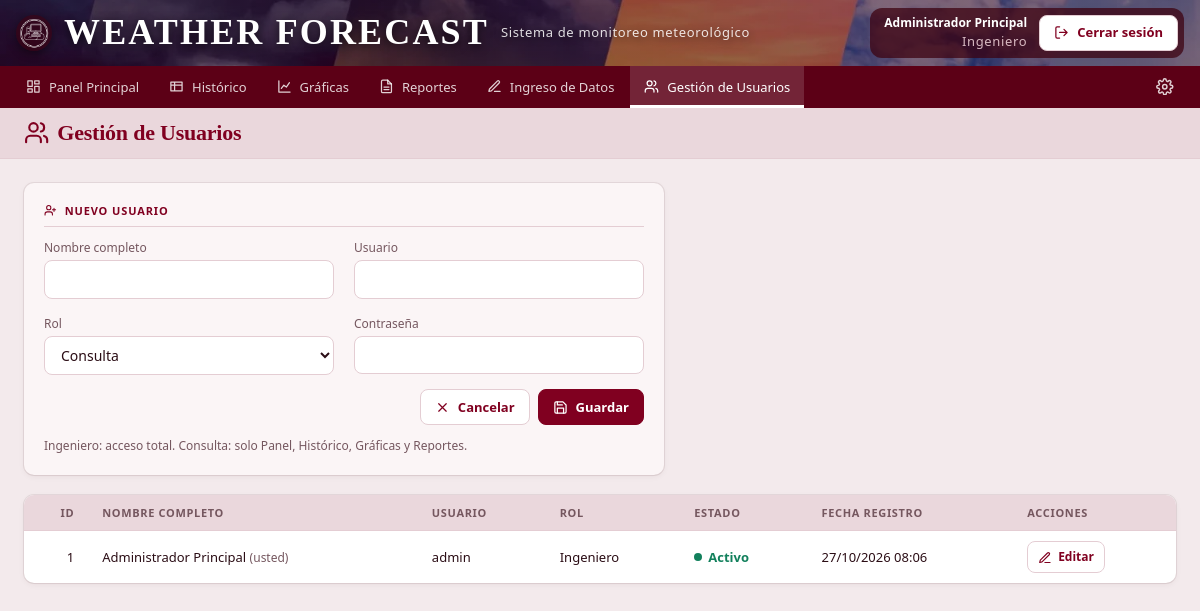
Page /usuarios.php?nuevo=1 (signed in) on the committed database.
### tables this page shows
CREATE TABLE IF NOT EXISTS usuarios (
    id                   INT AUTO_INCREMENT PRIMARY KEY,
    nombre_completo      VARCHAR(100)  NOT NULL,
    usuario              VARCHAR(50)   NOT NULL UNIQUE,
    contrasena_hash      VARCHAR(255)  NOT NULL,
    rol                  VARCHAR(20)   NOT NULL DEFAULT 'Consulta',
    codigo_recuperacion  CHAR(64)      NULL,
    codigo_expiracion    DATETIME      NULL,
    fecha_registro       DATETIME      NOT NULL DEFAULT CURRENT_TIMESTAMP,
    activo               TINYINT(1)    NOT NULL DEFAULT 1
);

### web/includes/auth.php (called while the page is built, shortened)
<?php
require_once __DIR__ . '/db.php';
function e($s): string
{
    return htmlspecialchars((string)$s, ENT_QUOTES, 'UTF-8');
}
function recurso(string $ruta): string
{
    return $ruta . '?v=' . @filemtime(__DIR__ . '/../' . $ruta);
}
function usuario_actual(): ?array
{
    return $_SESSION['usuario'] ?? null;
}
function es_ingeniero(): bool
{
    return (usuario_actual()['rol'] ?? '') === 'Ingeniero';
}
function puede_ver(string $pagina): bool
{
    return es_ingeniero() || in_array($pagina, PAGINAS_CONSULTA, true);
}
function requerir_pagina(string $pagina): array
{
    $u = usuario_actual();
    if ($u !== null) {
        $st = db()->prepare('SELECT id, nombre_completo, usuario, rol FROM usuarios WHERE id = ? AND activo = 1');
        $st->execute([$u['id']]);
        $u = $st->fetch() ?: null;
    }
    return $u;
}

### web/includes/db.php (called while the page is built, shortened)
<?php
function db(): PDO
{
    static $pdo = null;
    if ($pdo === null) {
        $c = require __DIR__ . '/../config.php';
        $dsn = "mysql:host={$c['db_host']};port={$c['db_port']};dbname={$c['db_name']};charset=utf8mb4";
        $pdo = new PDO($dsn, $c['db_user'], $c['db_pass'], [
            PDO::ATTR_ERRMODE => PDO::ERRMODE_EXCEPTION,
            PDO::ATTR_DEFAULT_FETCH_MODE => PDO::FETCH_ASSOC,
            PDO::ATTR_EMULATE_PREPARES => false,
            PDO::ATTR_CASE => PDO::CASE_LOWER,
        ]);
    }
    return $pdo;
}

### web/usuarios.php (the view, shortened to what this page needs)
<?php
require_once __DIR__ . '/includes/auth.php';
require_once __DIR__ . '/includes/registros.php';
$pagina = 'usuarios';
$titulo = 'Gestión de Usuarios';
$usuario = requerir_pagina($pagina);
$yo = (int)$usuario['id'];
$form = null;
if ($_SERVER['REQUEST_METHOD'] === 'POST') {
    exigir_csrf('usuarios.php');
    $accion = $_POST['accion'] ?? '';
    $id = (int)($_POST['id'] ?? 0);
    try {
        if ($accion === 'estado' && ($u = buscar_usuario($id))) {
            if ($id === $yo) {
                avisar('r', 'No puede desactivar su propia cuenta.');
            } else {
                db()->prepare('UPDATE usuarios SET activo = CAST(? AS UNSIGNED) WHERE id = ?')->execute([$u['activo'] ? 0 : 1, $id]);
                avisar('g', 'Usuario ' . $u['usuario'] . ($u['activo'] ? ' desactivado.' : ' activado.'));
            }
            redirigir('usuarios.php');
        }
        if ($accion === 'eliminar' && ($u = buscar_usuario($id))) {
            if ($id === $yo) {
                avisar('r', 'No puede eliminar su propia cuenta.');
            } else {
                db()->prepare('DELETE FROM usuarios WHERE id = ?')->execute([$id]);
                avisar('g', 'Usuario ' . $u['usuario'] . ' eliminado.');
            }
            redirigir('usuarios.php');
        }
        if ($accion === 'guardar') {
            $form = ['id' => $id, 'nombre_completo' => trim($_POST['nombre_completo'] ?? ''),
                'usuario' => trim($_POST['usuario'] ?? ''), 'rol' => in_array($_POST['rol'] ?? '', ROLES, true) ? $_POST['rol'] : 'Consulta'];
            $clave = $_POST['contrasena'] ?? '';
            $st = db()->prepare('SELECT COUNT(*) FROM usuarios WHERE usuario = ? AND id <> ?');
            $st->execute([$form['usuario'], $id]);
            if ($form['nombre_completo'] === '') {
                $error = 'El nombre completo es obligatorio.';
            } elseif ($form['usuario'] === '') {
                $error = 'El nombre de usuario es obligatorio.';
            } elseif ($st->fetchColumn() > 0) {
                $error = 'El nombre de usuario ya está registrado.';
            } elseif ((!$id || $clave !== '') && mb_strlen($clave) < 6) {
                $error = 'La contraseña debe tener al menos 6 caracteres.';
            } elseif ($id === $yo && $form['rol'] !== 'Ingeniero') {
                $error = 'No puede quitarse a sí mismo el rol de Ingeniero.';
            } elseif ($id) {
                $sql = 'UPDATE usuarios SET nombre_completo = ?, usuario = ?, rol = ?' . ($clave !== '' ? ', contrasena_hash = ?' : '') . ' WHERE id = ?';
                $p = [$form['nombre_completo'], $form['usuario'], $form['rol']];
                if ($clave !== '') {
                    $p[] = hash_contrasena($clave);
                }
                $p[] = $id;
                db()->prepare($sql)->execute($p);
                if ($id === $yo) {
                    $_SESSION['usuario'] = array_merge($_SESSION['usuario'], array_intersect_key($form, array_flip(['nombre_completo', 'usuario', 'rol'])));
                }
                avisar('g', 'Usuario ' . $form['usuario'] . ' actualizado.');
                redirigir('usuarios.php');
            } else {
                db()->prepare('INSERT INTO usuarios (nombre_completo, usuario, contrasena_hash, rol, activo) VALUES (?, ?, ?, ?, 1)')
                    ->execute([$form['nombre_completo'], $form['usuario'], hash_contrasena($clave), $form['rol']]);
                avisar('g', 'Usuario ' . $form['usuario'] . ' creado.');
                redirigir('usuarios.php');
            }
        }
    } catch (PDOException $ex) {
        $error = 'Error de base de datos: ' . $ex->getMessage();
    }
} elseif (isset($_GET['nuevo'])) {
    $form = ['id' => 0, 'nombre_completo' => '', 'usuario' => '', 'rol' => 'Consulta'];
} elseif (isset($_GET['editar'])) {
    $form = buscar_usuario((int)$_GET['editar']);
}
$lista = db()->query('SELECT id, nombre_completo, usuario, rol, activo + 0 AS activo, fecha_registro FROM usuarios ORDER BY id')->fetchAll();
require __DIR__ . '/includes/header.php';
?>
    <main class="sec">
<?php if ($form): ?>
        <form class="card" method="post" action="usuarios.php" style="max-width:640px">
            <h4><i data-i="<?= $form['id'] ? 'edit' : 'userplus' ?>"></i><?= $form['id'] ? 'Editar usuario' : 'Nuevo usuario' ?></h4>
            <div class="fg" style="grid-template-columns:1fr 1fr">
                <div><label for="nombre_completo">Nombre completo</label><input id="nombre_completo" name="nombre_completo" value="<?= e($form['nombre_completo']) ?>" maxlength="100" required></div>
                <div><label for="u">Usuario</label><input id="u" name="usuario" value="<?= e($form['usuario']) ?>" maxlength="50" autocomplete="off" required></div>
                <div><label for="rol">Rol</label><select id="rol" name="rol"><?php foreach (ROLES as $r): ?><option<?= $r === $form['rol'] ? ' selected' : '' ?>><?= $r ?></option><?php endforeach; ?></select></div>
                <div><label for="contrasena">Contraseña<?= $form['id'] ? ' (vacía = no cambiar)' : '' ?></label><input type="password" id="contrasena" name="contrasena" minlength="6" autocomplete="new-password"<?= $form['id'] ? '' : ' required' ?>></div>
            </div>
            <div class="ac" style="margin-top:14px"><a class="btn" href="usuarios.php"><i data-i="x"></i>Cancelar</a><button class="btn p"><i data-i="disk"></i>Guardar</button></div>
            <p class="note">Ingeniero: acceso total. Consulta: solo Panel, Histórico, Gráficas y Reportes.</p>
        </form>
<?php else: ?>
        <div class="bar"><a class="btn p" href="usuarios.php?nuevo=1"><i data-i="userplus"></i>Nuevo usuario</a></div>
<?php endif; ?>
        <div class="tw"><table><thead><tr><th class="n">ID</th><th>Nombre completo</th><th>Usuario</th><th>Rol</th><th>Estado</th><th>Fecha registro</th><th>Acciones</th></tr></thead><tbody>
<?php foreach ($lista as $u): ?>
            <tr><td class="n"><?= $u['id'] ?></td><td><?= e($u['nombre_completo']) ?><?= (int)$u['id'] === $yo ? ' <span class="sub">(usted)</span>' : '' ?></td><td><?= e($u['usuario']) ?></td><td><?= e($u['rol']) ?></td>
                <td class="<?= $u['activo'] ? 'ok' : 'off' ?>"><?= $u['activo'] ? 'Activo' : 'Inactivo' ?></td><td><?= date('d/m/Y H:i', strtotime($u['fecha_registro'])) ?></td>
                <td><form method="post" action="usuarios.php" class="acciones"><?= campo_csrf() ?><input type="hidden" name="id" value="<?= $u['id'] ?>">
                    <a class="btn s" href="usuarios.php?editar=<?= $u['id'] ?>"><i data-i="edit"></i>Editar</a>
                </form></td></tr>
<?php endforeach; ?>
        </tbody></table></div>
    </main>
<?php require __DIR__ . '/includes/footer.php'; ?>

### web/includes/header.php (shortened to what this page needs)
<?php
$menu = [
    'index'       => ['dash',  'Panel Principal'],
    'historico'   => ['table', 'Histórico'],
    'graficas'    => ['chart', 'Gráficas'],
    'reportes'    => ['file',  'Reportes'],
    'ingreso'     => ['edit',  'Ingreso de Datos'],
    'usuarios'    => ['users', 'Gestión de Usuarios'],
];
?>
<!DOCTYPE html>
<html lang="es">
<head>
    <link rel="stylesheet" href="<?= recurso('css/style.css') ?>">
</head>
<body>
    <header class="banner<?= $pagina === 'index' ? '' : ' compacto' ?>">
        <div class="me">
<?php if (usuario_actual()): ?>
            <div><b><?= e($usuario['nombre_completo']) ?></b><small><?= e($usuario['rol']) ?></small></div>
            <form method="post" action="logout.php"><input type="hidden" name="csrf" value="<?= e(token_csrf()) ?>"><button class="btn"><i data-i="logout"></i>Cerrar sesión</button></form>
<?php else: ?>
            <div><b>Invitado</b><small>Sin sesión</small></div>
            <a class="btn" href="login.php"><i data-i="login"></i>Iniciar sesión</a>
<?php endif; ?>
        </div>
        <h2><img class="logo-wr" src="img/logo_weather_report.png" alt="Weather Report">WEATHER FORECAST</h2>
        <small>Sistema de monitoreo meteorológico</small>
    </header>
    <nav>
        <ul><?php foreach ($menu as $clave => [$ic, $texto]): if (!puede_ver($clave)) continue; ?><li><a href="<?= $clave ?>.php"<?= $clave === $pagina ? ' class="on"' : '' ?>><i data-i="<?= $ic ?>"></i><?= $texto ?></a></li><?php endforeach; ?><li class="cfg"><button type="button" data-abrir="ajustes" title="Ajustes" aria-label="Ajustes"><i data-i="gear"></i></button></li></ul>
    </nav>
    <div class="titlebar">
        <h1><i data-i="<?= e($icono) ?>"></i><?= e($titulo) ?></h1>
    </div>

### rows in the picture
usuarios: nombre_completo "Administrador Principal", rol "Ingeniero", id "1", shows "(usted)", usuario "admin", fecha_registro "27/10/2026 08:06"

### other values in the picture
$texto "Panel Principal"
$texto "Histórico"
$texto "Gráficas"
$texto "Reportes"
$texto "Ingreso de Datos"
$texto "Gestión de Usuarios"
$titulo "Gestión de Usuarios"
form field rol "Consulta"
